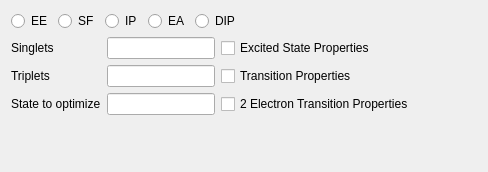
<?xml version="1.0" encoding="UTF-8"?>
<ui version="4.0">
 <class>EomTab</class>
 <widget class="QWidget" name="EomTab">
  <property name="geometry">
   <rect>
    <x>0</x>
    <y>0</y>
    <width>488</width>
    <height>172</height>
   </rect>
  </property>
  <property name="windowTitle">
   <string>Form</string>
  </property>
  <layout class="QVBoxLayout" name="verticalLayout">
   <item>
    <layout class="QHBoxLayout" name="horizontalLayout_6">
     <item>
      <widget class="QRadioButton" name="qui_eom_ee">
       <property name="text">
        <string>EE</string>
       </property>
      </widget>
     </item>
     <item>
      <widget class="QRadioButton" name="qui_eom_sf">
       <property name="text">
        <string>SF</string>
       </property>
      </widget>
     </item>
     <item>
      <widget class="QRadioButton" name="qui_eom_ip">
       <property name="text">
        <string>IP</string>
       </property>
      </widget>
     </item>
     <item>
      <widget class="QRadioButton" name="qui_eom_ea">
       <property name="text">
        <string>EA</string>
       </property>
      </widget>
     </item>
     <item>
      <widget class="QRadioButton" name="qui_eom_dip">
       <property name="text">
        <string>DIP</string>
       </property>
      </widget>
     </item>
     <item>
      <spacer name="horizontalSpacer_11">
       <property name="orientation">
        <enum>Qt::Horizontal</enum>
       </property>
       <property name="sizeHint" stdset="0">
        <size>
         <width>40</width>
         <height>20</height>
        </size>
       </property>
      </spacer>
     </item>
    </layout>
   </item>
   <item>
    <layout class="QGridLayout" name="gridLayout_7">
     <item row="0" column="0">
      <widget class="QLabel" name="label_eom1">
       <property name="text">
        <string>Singlets</string>
       </property>
      </widget>
     </item>
     <item row="0" column="1">
      <widget class="QLineEdit" name="qui_eom_states1"/>
     </item>
     <item row="0" column="3">
      <spacer name="horizontalSpacer_16">
       <property name="orientation">
        <enum>Qt::Horizontal</enum>
       </property>
       <property name="sizeHint" stdset="0">
        <size>
         <width>40</width>
         <height>20</height>
        </size>
       </property>
      </spacer>
     </item>
     <item row="1" column="0">
      <widget class="QLabel" name="label_eom2">
       <property name="text">
        <string>Triplets</string>
       </property>
      </widget>
     </item>
     <item row="1" column="1">
      <widget class="QLineEdit" name="qui_eom_states2"/>
     </item>
     <item row="0" column="2">
      <widget class="QCheckBox" name="cc_eom_prop">
       <property name="text">
        <string>Excited State Properties</string>
       </property>
      </widget>
     </item>
     <item row="1" column="2">
      <widget class="QCheckBox" name="cc_eom_trans_prop">
       <property name="text">
        <string>Transition Properties</string>
       </property>
      </widget>
     </item>
     <item row="2" column="2">
      <widget class="QCheckBox" name="eom_ref_prop_te">
       <property name="text">
        <string>2 Electron Transition Properties</string>
       </property>
      </widget>
     </item>
     <item row="2" column="0">
      <widget class="QLabel" name="label_cc_state_to_opt">
       <property name="text">
        <string>State to optimize</string>
       </property>
      </widget>
     </item>
     <item row="2" column="1">
      <widget class="QLineEdit" name="cc_state_to_opt">
       <property name="sizePolicy">
        <sizepolicy hsizetype="Expanding" vsizetype="Fixed">
         <horstretch>0</horstretch>
         <verstretch>0</verstretch>
        </sizepolicy>
       </property>
       <property name="maximumSize">
        <size>
         <width>1677715</width>
         <height>16777215</height>
        </size>
       </property>
       <property name="sizeIncrement">
        <size>
         <width>0</width>
         <height>0</height>
        </size>
       </property>
      </widget>
     </item>
    </layout>
   </item>
   <item>
    <spacer name="verticalSpacer">
     <property name="orientation">
      <enum>Qt::Vertical</enum>
     </property>
     <property name="sizeHint" stdset="0">
      <size>
       <width>20</width>
       <height>21</height>
      </size>
     </property>
    </spacer>
   </item>
  </layout>
 </widget>
 <resources/>
 <connections/>
</ui>
